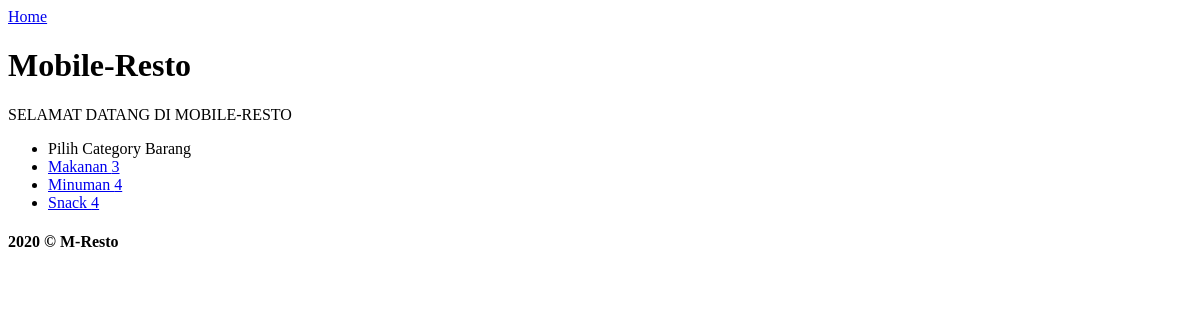
The page / on the database its author committed.
### tables this page shows
CREATE TABLE `jqm_categories` (
  `id` int(6) unsigned NOT NULL AUTO_INCREMENT,
  `name` varchar(32) NOT NULL,
  `contains` int(6) NOT NULL,
  PRIMARY KEY (`id`)
);

### includes/controllers/home.controller.php (called while the page is built)
<?php
class HomeController{
	public function handleRequest(){
		$content = Category::find();
		render('home',array(
			'title'		=> 'Mobile-Resto',
			'content'	=> $content
		));
	}
}
?>

### index.php (called while the page is built, shortened)
<?php
try {
	if($_GET['category']){
		$c = new CategoryController();
	}
	else if(empty($_GET)){
		$c = new HomeController();
	}
	else throw new Exception('Wrong page!');
	$c->handleRequest();
}
catch(Exception $e) {
	render('error',array('message'=>$e->getMessage()));
}
?>

### includes/models/category.model.php (called while the page is built, shortened)
<?php
class Category{
	public static function find($arr = array()){
		global $db;
		if(empty($arr)){
			$st = $db->prepare("SELECT * FROM jqm_categories");
		}
		$st->execute($arr);
		return $st->fetchAll(PDO::FETCH_CLASS, "Category");
	}
}
?>

### includes/views/_category.php (the view)
<li <?php echo ($active == $category->id ? 'data-theme="a"' : '') ?>>
<a href="?category=<?php echo $category->id?>" data-transition="fade">
	<?php echo $category->name ?>
    <span class="ui-li-count"><?php echo $category->contains?></span></a>
</li>

### includes/helpers.php (shortened to what this page needs)
<?php
function render($template,$vars = array()){
	extract($vars);
	if(is_array($template)){
		foreach($template as $k){
			$cl = strtolower(get_class($k));
			include "views/_$cl.php";
		}
	}
	else {
		include "views/$template.php";
	}
}
?>

### rows shown on the page
jqm_categories: name "Makanan", contains "3"
jqm_categories: name "Minuman", contains "4"
jqm_categories: name "Snack", contains "4"

### other values the page prints
$title "Mobile-Resto"
$GLOBALS['defaultFooter'] "2020 © M-Resto"
